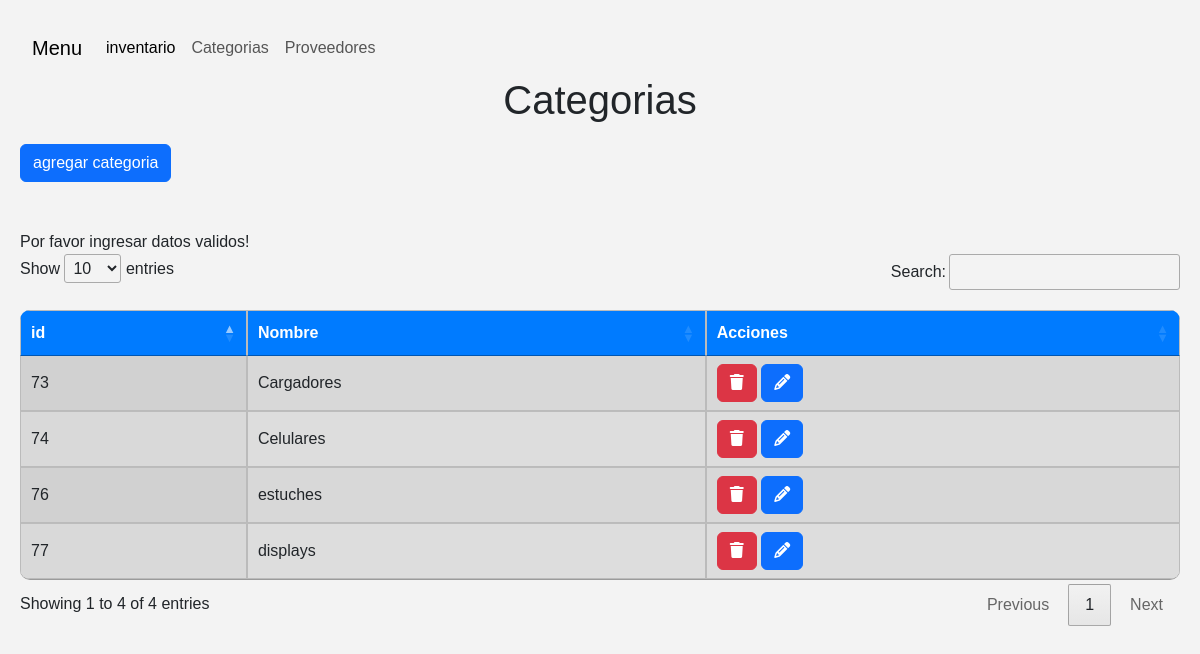
/categorys/create/, run on the app's committed database.
### inventario/models.py (models this page shows)
class Category(models.Model):
    name = models.CharField(max_length=50)
    status = models.BooleanField(default=True)

### inventario/views.py (the view)
# urls.py: path('categorys/create/', createCategory, name='categorys_create'),
def createCategory(request):
    try:
            form = CategoryForms(request.POST)
            form.save()
            return redirect('listCategorys')
    except ValueError:
        categorys = Category.objects.filter(status=True)
        return render(request,'category.html', {
            'form': CategoryForms,
            'categorys': categorys,
            'error': 'Por favor ingresar datos validos!'
        })

### inventario/templates/category.html (shortened to what this page needs)
{% extends 'layout.html' %} {% block content %}
<h1>Categorias</h1>
  <button type="button" class="btn btn-primary" data-bs-toggle="modal" data-bs-target="#exampleModal">
    agregar categoria
  </button>
  <br>
  <br>
  <br>
  {{error}}
    <table id="miTabla" class="display" style="width:100%">
        <thead>
            <tr>
              <th>id</th>
              <th>Nombre</th>
              <th>Acciones</th>
            </tr>
        </thead>
        <tbody>
          {% for category in categorys %}
          <tr>
            <td>{{ category.id }}</td>
            <td>{{ category.name }}</td>
              <form id="delete-form-{{ category.id }}" action="{% url 'category_remove' category.id %}" method='POST'>
                <td><button type="button" class="btn btn-danger delete-button" data-form="delete-form-{{ category.id }}"><i class="fa-solid fa-trash"></i></button>
              </form>
              <button class="cargarURL btn btn-primary" data-bs-toggle="modal" data-bs-target="#editModal" data-url="{% url 'category_edit' category.id %}"><i class="fa-solid fa-pencil"></i></button>
          </tr>
        {% endfor %}
        </tbody>
    </table>
{% endblock %}

### inventario/templates/layout.html (style rules this page uses)
body { font-family: Arial, sans-serif; margin: 20px; background-color: #f3f3f3; }
h1 { text-align: center; margin-bottom: 20px; }
table { width: 100%; border-collapse: collapse; background-color: #ddd; border-radius: 10px; overflow: hidden; }
th, td { padding: 10px; text-align: left; border: 1px solid #bbb; }
th { background-color: #007bff; color: #fff; font-weight: bold; }
tr:nth-child(even) { background-color: #f2f2f2; }

### data on the page
Category: id "73", name "Cargadores"
Category: id "74", name "Celulares"
Category: id "76", name "estuches"
Category: id "77", name "displays"

### other printed values
{{ error }} "Por favor ingresar datos validos!"
